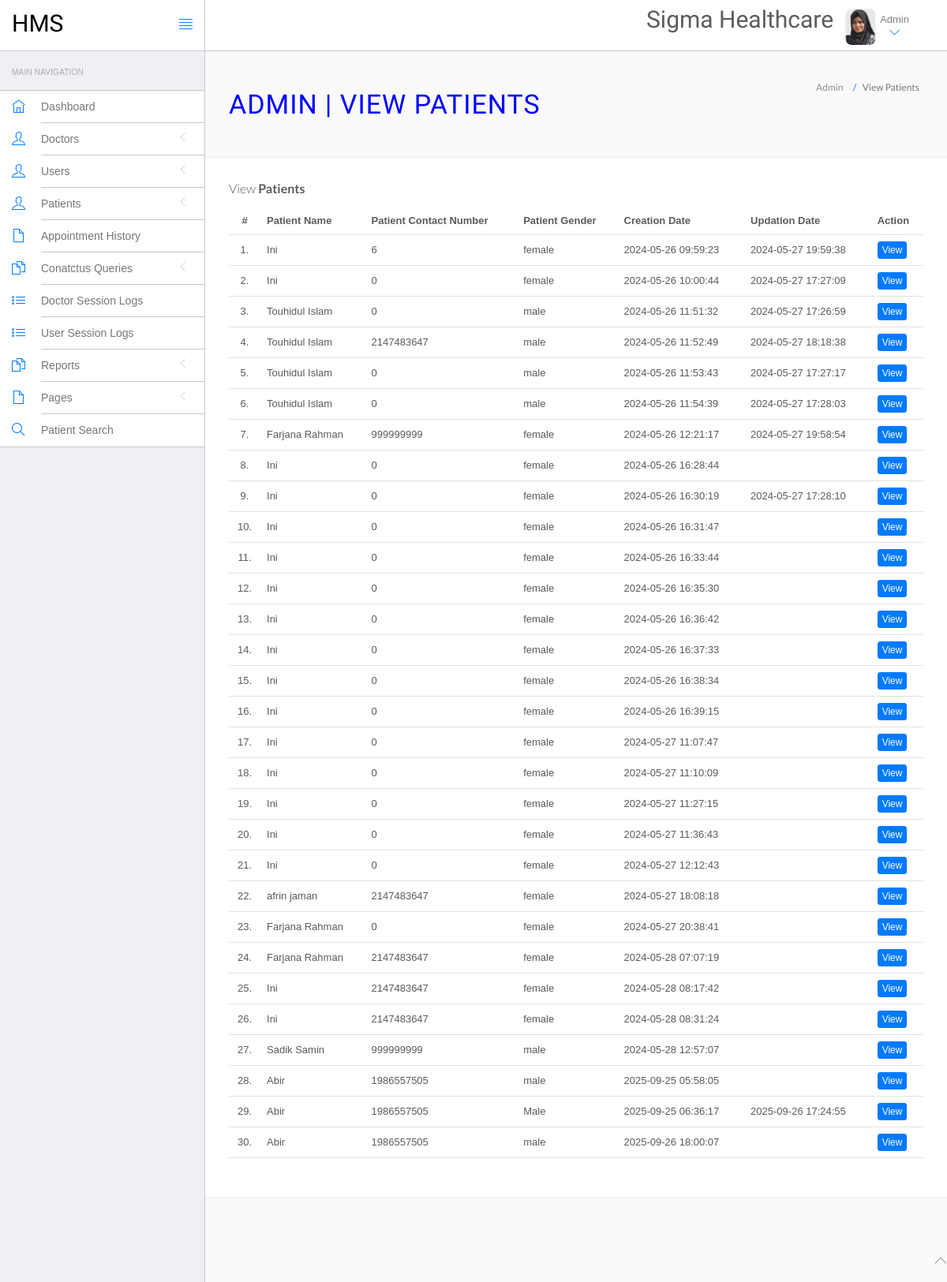
The page /hms/admin/manage-patient.php (signed in) on the database as committed earlier.
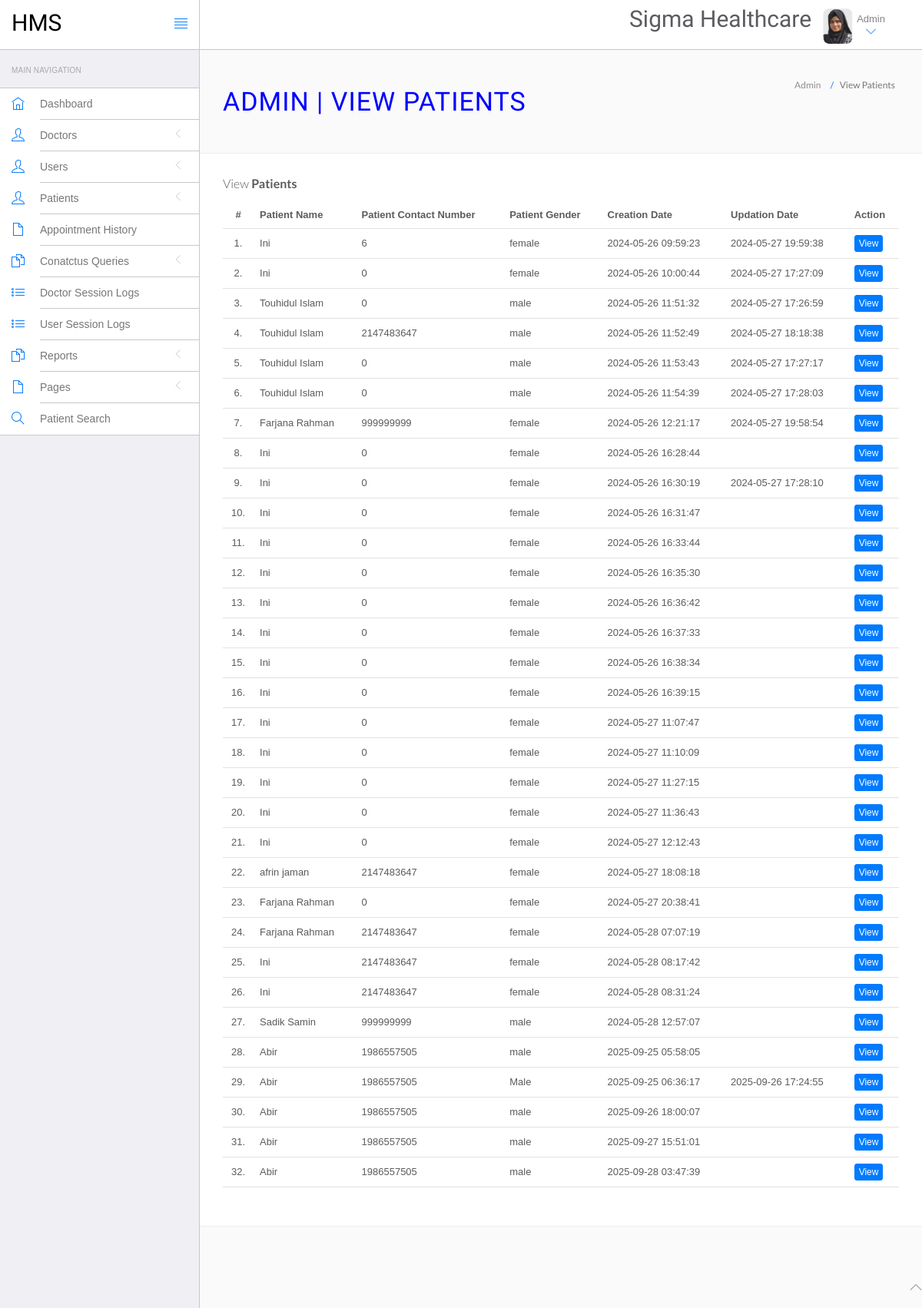
The same page on the database as committed later.
### tables this page shows
CREATE TABLE `tblpatient` (
  `ID` int NOT NULL,
  `Docid` int DEFAULT NULL,
  `PatientName` varchar(200) DEFAULT NULL,
  `PatientContno` int DEFAULT NULL,
  `PatientEmail` varchar(200) DEFAULT NULL,
  `PatientGender` varchar(50) DEFAULT NULL,
  `PatientAdd` mediumtext,
  `PatientAge` int DEFAULT NULL,
  `PatientMedhis` mediumtext,
  `CreationDate` timestamp NULL DEFAULT CURRENT_TIMESTAMP,
  `UpdationDate` timestamp NULL DEFAULT NULL ON UPDATE CURRENT_TIMESTAMP,
  `appoint_id` int DEFAULT NULL
);

### hms/admin/manage-patient.php (the view, shortened to what this page needs)
<?php
include('include/config.php');
if(strlen($_SESSION['id']==0)) {
 header('location:logout.php');
  } else{
?>
<!DOCTYPE html>
<html lang="en">
	<head>
		<link rel="stylesheet" href="vendor/bootstrap/css/bootstrap.min.css">
		<link rel="stylesheet" href="vendor/fontawesome/css/font-awesome.min.css">
		<link rel="stylesheet" href="vendor/themify-icons/themify-icons.min.css">
		<link href="vendor/animate.css/animate.min.css" rel="stylesheet" media="screen">
		<link href="vendor/perfect-scrollbar/perfect-scrollbar.min.css" rel="stylesheet" media="screen">
		<link href="vendor/switchery/switchery.min.css" rel="stylesheet" media="screen">
		<link href="vendor/bootstrap-touchspin/jquery.bootstrap-touchspin.min.css" rel="stylesheet" media="screen">
		<link href="vendor/select2/select2.min.css" rel="stylesheet" media="screen">
		<link href="vendor/bootstrap-datepicker/bootstrap-datepicker3.standalone.min.css" rel="stylesheet" media="screen">
		<link href="vendor/bootstrap-timepicker/bootstrap-timepicker.min.css" rel="stylesheet" media="screen">
		<link rel="stylesheet" href="assets/css/styles.css">
		<link rel="stylesheet" href="assets/css/plugins.css">
		<link rel="stylesheet" href="assets/css/themes/theme-1.css" id="skin_color" />
	</head>
	<body>
		<div id="app">
<?php include('include/sidebar.php');?>
<div class="app-content">
<?php include('include/header.php');?>
<div class="main-content" >
<div class="wrap-content container" id="container">
<section id="page-title">
<div class="row">
<div class="col-sm-8">
<h1 class="mainTitle">Admin | View Patients</h1>
</div>
<ol class="breadcrumb">
<li>
<span>Admin</span>
</li>
<li class="active">
<span>View Patients</span>
</li>
</ol>
</div>
</section>
<div class="container-fluid container-fullw bg-white">
<div class="row">
<div class="col-md-12">
<h5 class="over-title margin-bottom-15">View <span class="text-bold">Patients</span></h5>
<table class="table table-hover" id="sample-table-1">
<thead>
<tr>
<th class="center">#</th>
<th>Patient Name</th>
<th>Patient Contact Number</th>
<th>Patient Gender </th>
<th>Creation Date </th>
<th>Updation Date </th>
<th>Action</th>
</tr>
</thead>
<tbody>
<?php
$sql=mysqli_query($con,"select * from tblpatient");
$cnt=1;
while($row=mysqli_fetch_array($sql))
{
?>
<tr>
<td class="center"><?php echo $cnt;?>.</td>
<td class="hidden-xs"><?php echo $row['PatientName'];?></td>
<td><?php echo $row['PatientContno'];?></td>
<td><?php echo $row['PatientGender'];?></td>
<td><?php echo $row['CreationDate'];?></td>
<td><?php echo $row['UpdationDate'];?>
</td>
<td>
<a href="view-patient.php?viewid=<?php echo $row['ID'];?>" class="btn btn-primary btn-xs" target="_blank">View</a>
</td>
</tr>
<?php
$cnt=$cnt+1;
 }?></tbody>
</table>
</div>
</div>
</div>
</div>
</div>
</div>
</div>
	<?php include('include/footer.php');?>
	</body>
</html>
<?php } ?>

Rows that differ between the two databases and show on the page:
added tblpatient: PatientName "Abir", PatientContno "1986557505", PatientGender "male", CreationDate "2025-09-27 15:51:01"
added tblpatient: PatientName "Abir", PatientContno "1986557505", PatientGender "male", CreationDate "2025-09-28 03:47:39"
